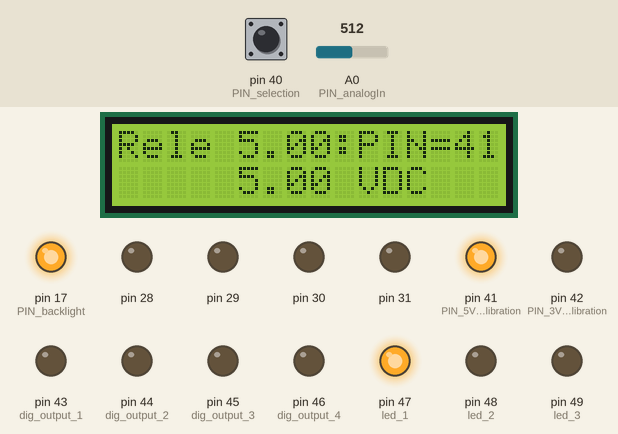
A sketch run on a simulated Arduino Mega 2560, built with avr-gcc and run on an emulated ATmega2560. Parts: 16×2 character LCD, output pins drawn as LEDs (lit = HIGH). The test bench sets the inputs (shaded band); at power-on: A0 (PIN_analogIn) = 512, pin 40 (PIN_selection) HIGH. WiFi joins after 1.5 s; servers stay silent unless stated; what the sketch prints to the serial monitor is not drawn.

Above: at 14.8 s.
14.9 s: A0 (PIN_analogIn) set to 0
At 26.0 s:
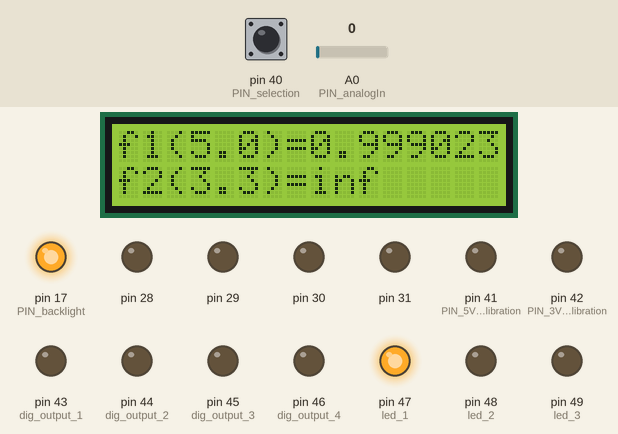
28.9 s: A0 (PIN_analogIn) set to 21
At 35.4 s:
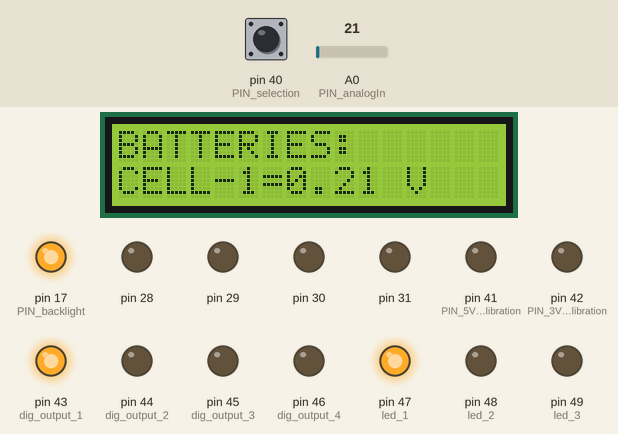
37.1 s: pin 40 (PIN_selection) pulled LOW for 3 s
At 40.2 s:
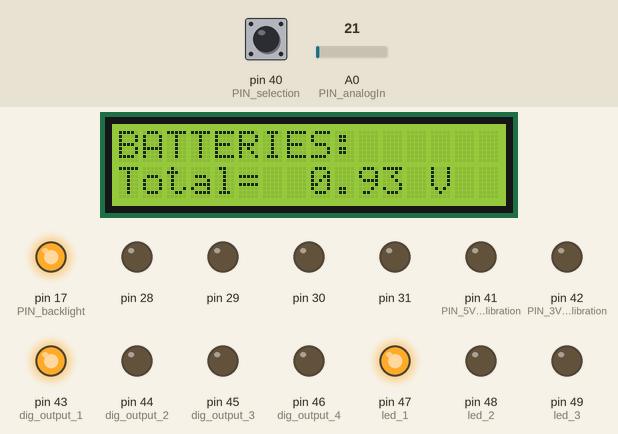
45.3 s: A0 (PIN_analogIn) set to 41
At 51.7 s:
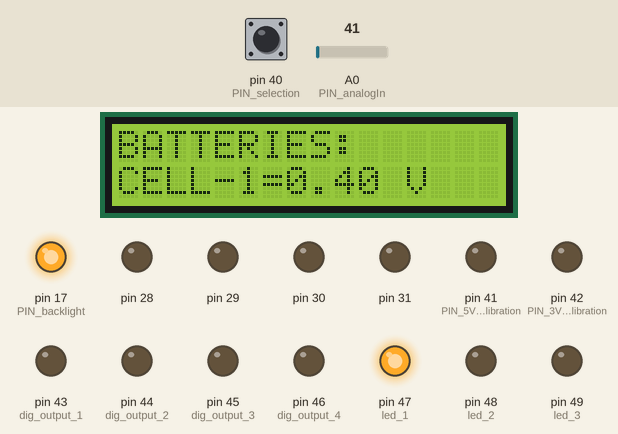
52.6 s: pin 40 (PIN_selection) pulled LOW for 3 s
At 55.4 s:
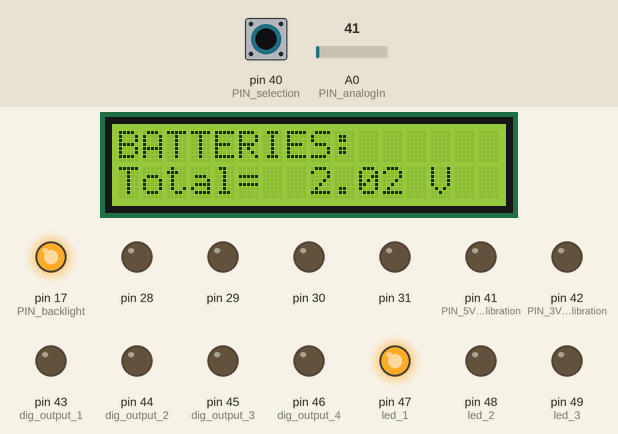
Timing chart, 0 to 71.8 s (numbered marks = the images above; inputs shaded):
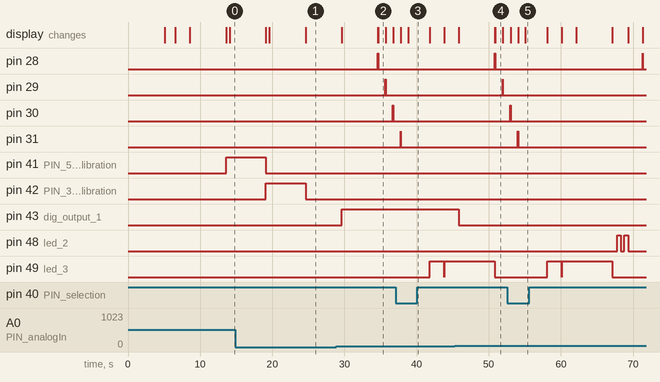

Measured:
- what the display in image 2 shows lasts 1.0 s, from 34.7 s to 35.7 s

The sketch:

energymonitor_board-v11-01.ino
```cpp
#include <LiquidCrystal.h>
#include <Ethernet.h>
#include <SPI.h>
/* ---------------------------------------------------------------------------------------------------- */
//Ethernet communication
byte mac[] = {  0x90,0xA2,0XDA,0X0E,0X08,0X51 }; //MAC de la tarjeta ethernet shield
//byte ip[] = { 192,168,1,60 };                 //Direccion IP del arduino
unsigned long id_number= 40773206;               //Identificador unico del equipo
byte server[] = { 162,243,32,89 };               //Direccion ip del servidor Zeus
int port=80;
EthernetClient client;

volatile long previousMillis_1 = 0;
long refresh_interval_1 = 600000;

volatile long previousMillis_2 = 0;
long refresh_interval_2 = 300000;

volatile long previousMillis_3 = 0;
long refresh_interval_3 = 180000;

volatile long previousMillis_4 = 0;
long refresh_interval_4 = 60000;
/* ---------------------------------------------------------------------------------------------------- */
//RS/RW=GND/E/DB4/DB5/DB6/DB7
LiquidCrystal lcd(22, 23, 24, 25, 26, 27);

/* ---------------------------------------------------------------------------------------------------- */
//External Interrupt
const int button_int_18=5; //(interrupcion "5" esta en pin 18 en Arduino Mega 2560)
const int button_int_19=4; //(interrupcion "4" esta en pin 19 en Arduino Mega 2560)
volatile int selected=1;

/* ---------------------------------------------------------------------------------------------------- */
//Acquire Data
const int numCells=4;                         // Limit(Max "numCells" value) = 24 (for more cells measurement you need to modify Database configuration)
//float total[numCells+1];                       // the running total
float total=0;
float average[numCells+1];                     // the average
int initial_cell=28;
float min_cell_value= 11.80;    //11.80
float max_cell_value= 13.50;    //13.50
int accuracy= 3; // Numero de digitos de precision
float min_batteryBank_value= 47.80;
float max_batteryBank_value= 52.50;

int alarm_low_voltage=2;
int alarm_high_voltage=2;

// Correction factor:
float sensorValue = 0;
float vout= 5;               //The voltage between 5V and GRND pins
float conversion= vout/1023;

float correction_1= (12.37/12.24);  // (real/leido). El valor "Leido" se obtiene cuando se le aplica primero un "correction =1". El valor real es el del multimetro.
float correction_2= 1;              // (real/leido). El valor "Leido" se obtiene cuando se le aplica primero un "correction =1". El valor real es el del multimetro.

float automatic_correction_factor_1=1;
float automatic_correction_factor_2=1;

// Voltage Divider:
float resistance_4= 20;                        // 20 Kohm
float resistance_5= 10;                        // 10 Kohm
float resistance_6= 10;                        // 10 Kohm
float resistance_7= 10;                        // 10 Kohm

/*Pin40=0 : R4=20K, R5= 10K  Para leer 12VDC */
/*Pin40=1 : R6=10K, R7= 10K  Para leer 2VDC */

/* ---------------------------------------------------------------------------------------------------- */
int PIN_analogIn = A0;                     /*Analog input pin that the potentiometer is attached to*/
int PIN_selection=40;              /*Pin to select the voltage range of measurement*/
int PIN_backlight=17;                      /*LCD BACKLIGHT*/
int PIN_5V_calibration=41;                 /*CALIBRATION RELAYS 5V*/
int PIN_3V_calibration=42;                 /*CALIBRATION RELAYS 3V*/

//04 DIGITAL OUTPUTS (RELAYS)
int dig_output_1=43;
int dig_output_2=44;
int dig_output_3=45;
int dig_output_4=46;

//04 DIGITAL OUTPUTS (LEDS)
int led_1=47;      // Ethernet PIN (azul)
int led_2=48;      // Low Level voltage alarm (azul)
int led_3=49;      // High level voltage alarm  (rojo)
int led_4=50;      // No utilizado

//03 DIGITAL INPUTS (RELAYS)
int dig_input_1=51;
int dig_input_2=52;
int dig_input_3=53;


void setup()
{
  Serial.begin(9600);
  /* ---------------------------------------------------------------------------------------------------- */
  digitalWrite(dig_output_1,HIGH);

  //BATTERIES//
  for(int thisCell=28;thisCell<=31;thisCell++)
  {
    pinMode(thisCell,OUTPUT);
    digitalWrite(thisCell,LOW);
  }

  pinMode(dig_output_1,OUTPUT);
  pinMode(dig_output_2,OUTPUT);
  pinMode(dig_output_3,OUTPUT);
  pinMode(dig_output_4,OUTPUT);

  digitalWrite(dig_output_1,LOW);
  digitalWrite(dig_output_2,LOW);
  digitalWrite(dig_output_3,LOW);
  digitalWrite(dig_output_4,LOW);

  pinMode(led_1,OUTPUT);
  pinMode(led_2,OUTPUT);
  pinMode(led_3,OUTPUT);
  pinMode(led_4,OUTPUT);

  digitalWrite(led_1,LOW);
  digitalWrite(led_2,LOW);
  digitalWrite(led_3,LOW);
  digitalWrite(led_4,LOW);

  pinMode(dig_input_1,INPUT);
  pinMode(dig_input_2,INPUT);
  pinMode(dig_input_3,INPUT);

  pinMode(PIN_analogIn,INPUT);

  pinMode(PIN_backlight,OUTPUT);
  digitalWrite(PIN_backlight,LOW);

  pinMode(PIN_5V_calibration,OUTPUT);
  digitalWrite(PIN_5V_calibration,LOW);

  pinMode(PIN_3V_calibration,OUTPUT);
  digitalWrite(PIN_3V_calibration,LOW);


  /* ---------------------------------------------------------------------------------------------------- */
  //Set up the LCD's number of columns and rows:
  lcd.begin(16, 2);
  digitalWrite(PIN_backlight,HIGH);

  lcd_print_init();
  /* ---------------------------------------------------------------------------------------------------- */
  ethernet_connection();

  /* ---------------------------------------------------------------------------------------------------- */
  measurement_range();
  measurement_calibration_5v();
  measurement_calibration_3v();
  correction_factors();

  generador_off();


}

void loop()
{
  unsigned long currentMillis_1 = millis();
  if(currentMillis_1 - previousMillis_1 >= refresh_interval_1) {
    // save the last time you changed the cell
    previousMillis_1 = currentMillis_1;

    ethernet_connection();
  }
  //---------------------------------------------------------------
/*
  unsigned long currentMillis_2 = millis();
  if(currentMillis_2 - previousMillis_2 >= refresh_interval_2) {
    // save the last time you changed the cell
    previousMillis_2 = currentMillis_2;

    generador_on();

  }
  else
  {
    unsigned long currentMillis_3 = millis();
    if(currentMillis_3 - previousMillis_3 >= refresh_interval_3) {
    // save the last time you changed the cell
      previousMillis_3 = currentMillis_3;

      generador_off();
    }
  }
*/


  //---------------------------------------------------------------
  acquire_data();
  alarmas();

  //---------------------------------------------------------------
  unsigned long currentMillis_4 = millis();
  if(currentMillis_4 - previousMillis_4 >= refresh_interval_4) {
    //Save the last time you changed the cell
    previousMillis_4 = currentMillis_4;

    database_update_2();

  }
}

void lcd_print_init()
{
  lcd.clear();
  lcd.setCursor(0, 0);
  lcd.print("TEMPEL GROUP ");
  delay (5000);
  lcd.clear();

}

void generador_off()
{
  digitalWrite(dig_output_1,HIGH);
  lcd.clear();
  lcd.setCursor(0, 0);
  lcd.print("GENERATOR OFF");
  delay (5000);
  lcd.clear();

}

void generador_on()
{
  digitalWrite(dig_output_1,LOW);
  lcd.clear();
  lcd.setCursor(0, 0);
  lcd.print("GENERATOR ON");
  delay (5000);
  lcd.clear();
}

void measurement_range()
{
  lcd.clear();
  lcd.setCursor(0, 0);
  lcd.print("SELECT: PIN 40=");
  lcd.print(digitalRead(PIN_selection));

  lcd.setCursor(0, 1);

  if(digitalRead(PIN_selection)==0){
    lcd.print("12 VDC RANGE");
  }
  else
  {
    lcd.print("02 VDC RANGE");
  }

  delay(5000);
  lcd.clear();

}

void measurement_calibration_5v()
{
  lcd.clear();
  lcd.setCursor(0, 0);
  lcd.print("Rele 5.00:PIN=41");

  digitalWrite(PIN_5V_calibration,HIGH);
  delay(500);

  if(digitalRead(PIN_selection)==0)
  {
    sensorValue = (conversion*correction_1)*((resistance_4+resistance_5)/resistance_5)*analogRead(PIN_analogIn);
  }
  else
  {
    sensorValue = (conversion*correction_2)*((resistance_6+resistance_7)/resistance_7)*analogRead(PIN_analogIn);
  }

  automatic_correction_factor_1=5.0/sensorValue;

  lcd.setCursor(0, 1);
  lcd.print("                ");
  lcd.setCursor(5, 1);
  lcd.print(sensorValue,2);
  lcd.print(" VDC");

  delay(5000);

  digitalWrite(PIN_5V_calibration,LOW);
}

void measurement_calibration_3v()
{
  lcd.clear();
  lcd.setCursor(0, 0);
  lcd.print("Rele 3.30:PIN=42");

  digitalWrite(PIN_3V_calibration,HIGH);
  delay(500);

  if(digitalRead(PIN_selection)==0)
  {
    sensorValue = (conversion*correction_1)*((resistance_4+resistance_5)/resistance_5)*analogRead(PIN_analogIn);
  }
  else
  {
    sensorValue = (conversion*correction_2)*((resistance_6+resistance_7)/resistance_7)*analogRead(PIN_analogIn);
  }

  automatic_correction_factor_2=3.3/sensorValue;


  lcd.setCursor(0, 1);
  lcd.print("                ");
  lcd.setCursor(5, 1);
  lcd.print(sensorValue,2);
  lcd.print(" VDC");

  delay(5000);

  digitalWrite(PIN_3V_calibration,LOW);
}

void correction_factors()
{
  lcd.clear();

  lcd.setCursor(0, 0);
  lcd.print("f1(5.0)=");
  lcd.print(automatic_correction_factor_1,6);

  lcd.setCursor(0, 1);
  lcd.print("f2(3.3)=");
  lcd.print(automatic_correction_factor_2,6);

  delay(5000);
}

void acquire_data()
{
  lcd.clear();

  lcd.setCursor(0, 0);
  //lcd.print("BATTERIES: PIN=");
  lcd.print("BATTERIES: ");

  total=0;

  for(int thisCell=1;thisCell<=numCells;thisCell++)
  {
    digitalWrite(thisCell+initial_cell-1,HIGH);
    delay(50);

    if(digitalRead(PIN_selection)==0)
    {
      average[thisCell] = (conversion*correction_1)*((resistance_4+resistance_5)/resistance_5)*analogRead(PIN_analogIn);
    }
    else
    {
      average[thisCell] = (conversion*correction_2)*((resistance_6+resistance_7)/resistance_7)*analogRead(PIN_analogIn);
    }

    //lcd.setCursor(15, 0);
    //lcd.print(thisCell+initial_cell-1);
    lcd.setCursor(0, 1);
    lcd.print("CELL-");
    lcd.print(thisCell);
    lcd.print("=");

    lcd.print(average[thisCell],2);
    lcd.print(" V");

    digitalWrite(thisCell+initial_cell-1,LOW);
    delay(1000);

    total=total+average[thisCell];

  }
    lcd.clear();
    lcd.setCursor(0, 0);
    lcd.print("BATTERIES: ");

    lcd.setCursor(0, 1);
    lcd.print("Total= ");
    lcd.setCursor(8, 1);
    lcd.print("        ");
    lcd.setCursor(8, 1);
    lcd.print(total);
    lcd.print(" V");

    delay(3000);
    lcd.clear();
}

void ethernet_connection()
{
  //Ethernet communication
  //Connect with DHCP
  lcd.clear();
  lcd.setCursor(0, 0);
  lcd.print("ACQUIRING IP");
  lcd.setCursor(0, 1);
  lcd.print("ADDRESS ...");

  if(!Ethernet.begin(mac))  //Ethernet.begin(mac, ip);
  //if(!Ethernet.begin(mac,ip))  //Ethernet.begin(mac, ip);
  {
    Serial.println("Could not configure Ethernet with DHCP");
    lcd.clear();
    lcd.setCursor(0, 0);
    lcd.print("NO ETHERNET");
    lcd.setCursor(0, 1);
    lcd.print("CONNECTION");

    //return; //Solo en el caso que queramos que el programa se plante y retorne para intentar reconectarse. Esto podria ser si fuera imprescindible la conexion
    for(int c=1;c<=5;c++)
    {
      digitalWrite(led_3,HIGH);
      delay(500);
      digitalWrite(led_3,LOW);
      delay(500);
    }
  }
  else
  {
    Serial.println("Ethernet Configured !");
    Serial.print("Client Started.\nLocal IP: ");
    Serial.println(Ethernet.localIP());

    lcd.clear();
    lcd.setCursor(0, 0);
    lcd.print("IP ADDRESS:");
    lcd.setCursor(0, 1);
    lcd.print(Ethernet.localIP());
    digitalWrite(led_1,HIGH);
    delay(2000);
  }

}

//Alarms:
void alarmas(){
  int low_counter=0;
  int high_counter=0;

  for(int thisCell = 1; thisCell <= numCells; thisCell++)
  {
    if(average[thisCell]<min_cell_value){
      low_counter++;

    }
    if(average[thisCell]>max_cell_value){
      high_counter++;

    }
  }

  // LOW LIMIT
  if(low_counter>0){
    digitalWrite(led_3,HIGH);
    lcd.clear();
    lcd.setCursor(0, 0);
    lcd.print("LOW VOLTAGE ON:");
    lcd.setCursor(0, 1);
    lcd.print(low_counter);
    lcd.print(" CELLS");
    delay(2000);
  }
  else{
    digitalWrite(led_3,LOW);
    lcd.clear();
  }

  // HIGH LIMIT
  if(high_counter>0){
    digitalWrite(led_3,HIGH);
    lcd.clear();
    lcd.setCursor(0, 0);
    lcd.print("HIGH VOLTAGE ON:");
    lcd.setCursor(0, 1);
    lcd.print(high_counter);
    lcd.print(" CELLS");
    delay(2000);
  }
  else{
    digitalWrite(led_3,LOW);
    lcd.clear();
  }
  if(high_counter==0){
    if(low_counter==0){
      lcd.clear();
      lcd.setCursor(0, 0);
      lcd.print("NO ALARMS");
      generador_off();
      delay(2000);
    }
  }
/*
  if(low_counter==0){
    if(high_counter==0){
      lcd.clear();
      lcd.setCursor(0, 0);
      lcd.print("NO ALARMS");
      generador_off();
      delay(2000);
    }
  }
*/
  //delay(3000);
  digitalWrite(led_3,LOW);
  //return;

  int alarm_low_voltage=2;
  int alarm_high_voltage=2;

  if(total < min_batteryBank_value){
    alarm_low_voltage=0;
    lcd.clear();
    lcd.setCursor(0, 0);
    lcd.print("LOW VOLTAGE ON");
    lcd.setCursor(0, 1);
    lcd.print("BATTERY BANK");
    digitalWrite(led_3,HIGH);
    delay(2000);
    generador_on();
    digitalWrite(led_3,LOW);
  }
  if(total > max_batteryBank_value){
    alarm_high_voltage=0;
    lcd.clear();
    lcd.setCursor(0, 0);
    lcd.print("HIGH VOLTAGE ON");
    lcd.setCursor(0, 1);
    lcd.print("BATTERY BANK");
    digitalWrite(led_3,HIGH);
    delay(2000);
    generador_off();
    digitalWrite(led_3,LOW);
  }

}

// Database update
void database_update_2()
{

  int k1;
  int k2;
  int node;

  if (client.connect(server, port)>0)  // Se conecta al servidor
  {
    // Envia los datos utilizando GET
    //folder[50]= 'emoncmsv8';
    node=1;

    //client.print("GET /emoncmsv8/input/post.json?node=1&json={cell-1:2.1,cell-2:2.3,cell-3:2.3,cell-4:2.15,total_voltage:47.7,alarm_low_voltage:0,alarm_high_voltage:0}&apikey=892a9726c84cfd780f70d490176e6910");

    client.print("GET /");
    //client.print("rsm");
    client.print("energymonitor_server-v01-01");
    client.print("/input/post.json?node=");
    client.print(node);
    client.print("&json={");

    for(k1=1; k1<=numCells; k1++)
    {

      client.print("cell-");
      client.print(k1);
      client.print(":");
      client.print(average[k1],accuracy);
      client.print(",");

    }

    client.print("total_voltage:");
    client.print(total,accuracy);
    client.print(",");

    client.print("alarm_low_voltage:");
    client.print(alarm_low_voltage);
    client.print(",");

    client.print("alarm_high_voltage:");
    client.print(alarm_high_voltage);
    client.print("}");
    client.print("&apikey=");
    client.print("892a9726c84cfd780f70d490176e6910");


    client.println(" HTTP/1.1");
    client.println("Host:quanticoservices.com");

    client.println("User-Agent: Arduino 1.0");

    Serial.println("Successfull connection to Zeus Server");

    digitalWrite(led_2,LOW);
    delay(500);
    digitalWrite(led_2,HIGH);
    delay(500);
    digitalWrite(led_2,LOW);
    delay(500);
    digitalWrite(led_2,HIGH);
    delay(500);
    digitalWrite(led_2,LOW);

    lcd.clear();
    lcd.setCursor(0, 0);
    lcd.print("SUCCESSFULL");
    lcd.setCursor(0, 1);
    lcd.print("UPLOAD TO ZEUS");
    delay(2000);
  }
  else
  {
    Serial.println("Failed connection to Zeus Server");
    lcd.clear();
    lcd.setCursor(0, 0);
    lcd.print("ZEUS-FAILED");
    lcd.setCursor(0, 1);
    lcd.print("CONNECTION");
    delay(2000);
  }
  if (client.connected()) {

  }
  else {
    //Serial.println("Desconectado");
  }

  client.println("Connection: close");
  client.println();

  client.stop();
  client.flush();

}
```
